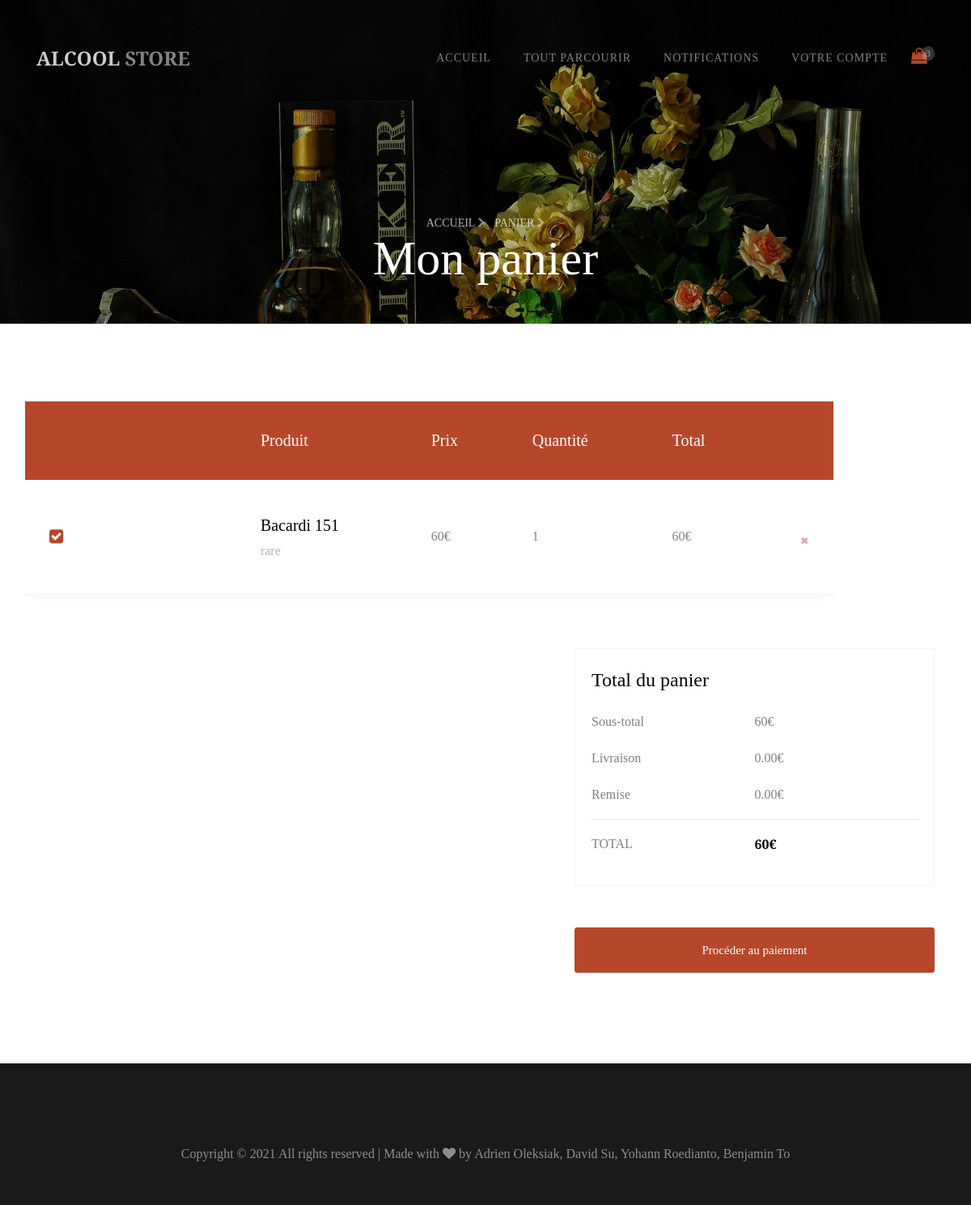
/panier.php, run on an earlier commit of the app's database.
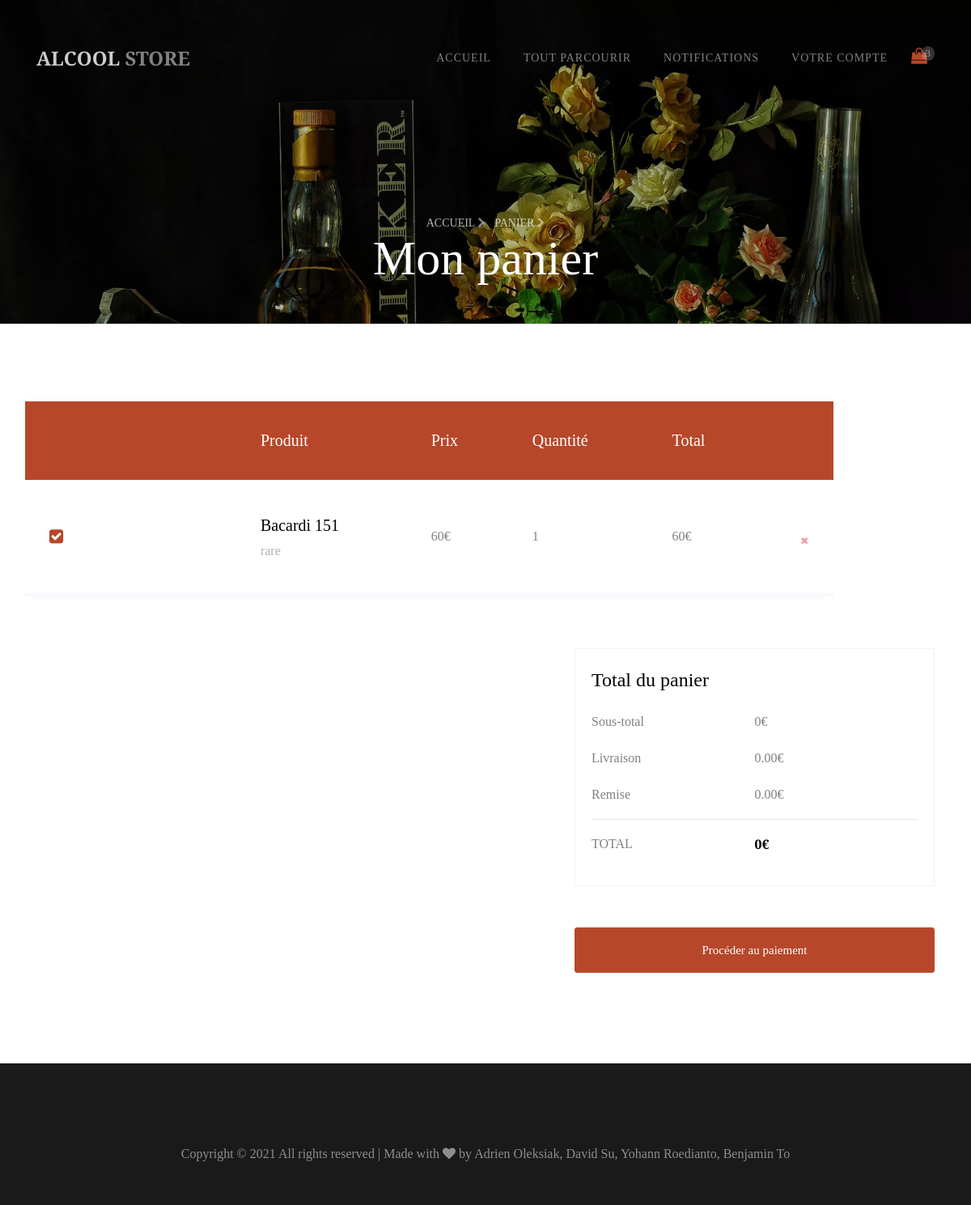
And on a later commit of the database.
### tables this page shows
CREATE TABLE IF NOT EXISTS `objet` (
  `idObjet` int(11) NOT NULL,
  `idVendeur` int(11) NOT NULL,
  `nomObjet` varchar(255) NOT NULL,
  `debutEnchere` date NOT NULL,
  `finEnchere` date NOT NULL,
  `prixObjet` int(11) NOT NULL,
  `volume` int(11) NOT NULL,
  `photo1` varchar(255) NOT NULL,
  `photo2` varchar(255) NOT NULL,
  `photo3` varchar(255) NOT NULL,
  `video` varchar(255) NOT NULL,
  `typeAchat` enum('immediat','transaction','meilleurOffre') NOT NULL,
  `rarete` enum('regulier','hautDeGamme','rare') NOT NULL,
  `categorie` varchar(255) NOT NULL,
  PRIMARY KEY (`idObjet`),
  KEY `idVendeur` (`idVendeur`)
);

CREATE TABLE IF NOT EXISTS `ajoutpanier` (
  `idObjet` int(11) NOT NULL,
  `idPanier` int(11) NOT NULL,
  `quantite` int(11) NOT NULL,
  `nombreEnchere` int(11) NOT NULL,
  `prixEnchere` int(11) NOT NULL,
  KEY `idObjet` (`idObjet`),
  KEY `idPanier` (`idPanier`)
);

CREATE TABLE IF NOT EXISTS `panier` (
  `idPanier` int(11) NOT NULL,
  `idAcheteur` int(11) NOT NULL,
  `prixPanier` int(11) NOT NULL,
  PRIMARY KEY (`idPanier`),
  KEY `idAcheteur` (`idAcheteur`)
);

### panier.php (the view, shortened to what this page needs)
<?php
$db_handle = mysqli_connect('localhost', 'root', '');
$user="";
$sql = "SELECT * FROM acheteur WHERE connexion = '1'";
$result = mysqli_query($db_handle, $sql);
if(mysqli_num_rows($result) != 0)
{
 $user = mysqli_fetch_assoc($result);
}
$idPanier = $user['idPanier'];
$sql3 = "SELECT DISTINCT O.idObjet, O.nomObjet, O.prixObjet, O.photo1, O.typeAchat, O.rarete FROM objet O, ajoutpanier A WHERE A.idPanier = $idPanier AND O.idObjet = A.idObjet";
$result3 = mysqli_query($db_handle, $sql3);
while ($product = mysqli_fetch_assoc($result3)) {
    $products[] = $product;
}
?>
<!DOCTYPE html>
<html lang="fr">
<head>
    <link rel="stylesheet" href="https://stackpath.bootstrapcdn.com/font-awesome/4.7.0/css/font-awesome.min.css">
    <link rel="stylesheet"
        href="https://cdnjs.cloudflare.com/ajax/libs/bootstrap-select/1.13.1/css/bootstrap-select.min.css">
    <link rel="stylesheet" href="style.css" />
</head>
<body>
    <nav class="navbar navbar-expand-lg navbar-dark ftco_navbar bg-dark ftco-navbar-light" id="ftco-navbar">
        <div class="container">
            <a class="navbar-brand" href="accueil.html">Alcool <span>store</span></a>
            <div class="order-lg-last btn-group">
                <a href="panier.html" class="btn-cart dropdown-toggle dropdown-toggle-split">
                    <span class="fa fa-shopping-bag"></span>
                    <div class="d-flex justify-content-center align-items-center"><small>3</small></div>
                </a>
            </div>
            <div class="collapse navbar-collapse" id="ftco-nav">
                <ul class="navbar-nav ml-auto">
                    <li class="nav-item"><a href="accueil.html" class="nav-link">Accueil</a></li>
                    <li class="nav-item"><a href="parcourir.php" class="nav-link">Tout parcourir</a></li>
                    <li class="nav-item	"><a href="notifications.html" class="nav-link">Notifications</a></li>
                    <li class="nav-item"><a href="login.html" class="nav-link">Votre compte</a></li>
                </ul>
            </div>
        </div>
    </nav>
    <section class="hero-wrap hero-wrap-2" style="background-image:url(images/bg_2.webp)"
        data-stellar-background-ratio="0.5">
        <div class="overlay"></div>
        <div class="container">
            <div class="row no-gutters slider-text align-items-end justify-content-center">
                <div class="col-md-9 ftco-animate mb-5 text-center">
                    <p class="breadcrumbs mb-0"><span class="mr-2"><a href="accueil.html">Accueil <i
                                    class="fa fa-chevron-right"></i></a></span> <span>Panier <i
                                class="fa fa-chevron-right"></i></span></p>
                    <h2 class="mb-0 bread">Mon panier</h2>
                </div>
            </div>
        </div>
    </section>
    <section class="ftco-section">
        <div class="container">
            <div class="row">
                <div class="table-wrap">
                    <table class="table">
                        <thead class="thead-primary">
                            <tr>
                                <th>&nbsp;</th>
                                <th>&nbsp;</th>
                                <th>Produit</th>
                                <th>Prix</th>
                                <th>Quantité</th>
                                <th>Total</th>
                                <th>&nbsp;</th>
                            </tr>
                        </thead>
                        <tbody>
                        <?php foreach($products as $product) : ?>
                            <?php
                               $id = $product['idObjet'];
                               $sql4 = "SELECT quantite FROM ajoutpanier WHERE idObjet LIKE $id AND idPanier LIKE $idPanier";
                               $qte = mysqli_query($db_handle, $sql4);
                               $qteact = mysqli_fetch_array($qte);
                            ?>
                            <tr class="alert" role="alert">
                                <td>
                                </td>
                                <td>
                                    <div class="img"
                                        style="background-image:url(images/<?php echo $product['photo1']?>)">
                                    </div>
                                </td>
                                <td>
                                    <div class="email">
                                        <span><?php echo $product['nomObjet'] ?></span>
                                        <span><?php echo $product['rarete'] ?></span>
                                    </div>
                                </td>
                                <td><?php echo $product['prixObjet'] ?>€</td>
                                <td>
                                    <div class="quantity">
                                        <span><?php echo $qteact[0] ?></span>
                                    </div>
                                </td>
                                     <td><?php echo $product['prixObjet']*$qteact[0] . "€" ?></td>
                                <td>
                                    <button type="button" class="close" data-dismiss="alert" aria-label="Close">
                                        <span aria-hidden="true"><i class="fa fa-close"></i></span>
                                    </button>
                                </td>
                            </tr>
                            <?php endforeach ?>
                        </tbody>
                    </table>
                </div>
            </div>
            <?php
            $sql0 = "SELECT * FROM panier WHERE idPanier = $idPanier";
            $res = mysqli_query($db_handle, $sql0);
            $prix = mysqli_fetch_assoc($res);
            ?>
            <div class="row justify-content-end">
                <div class="col col-lg-5 col-md-6 mt-5 cart-wrap">
                    <div class="cart-total mb-3">
                        <h3>Total du panier</h3>
                        <p class="d-flex">
                            <span>Sous-total</span>
                            <span><?php echo $prix['prixPanier'] ?>€</span>
                        </p>
                        <p class="d-flex">
                            <span>Livraison</span>
                            <span>0.00€</span>
                        </p>
                        <p class="d-flex">
                            <span>Remise</span>
                            <span>0.00€</span>
                        </p>
                        <hr>
                        <p class="d-flex total-price">
                            <span>Total</span>
                            <span><?php echo $prix['prixPanier'] ?>€</span>
                        </p>
                    </div>
                    <form action="checkout.php" method="post" class="text-align-center">
                      <p class="text-center"><button type="submit" name="paiement" class="btn btn-primary py-3 px-4">Procéder au paiement</button></p>
                    </form>
                </div>
            </div>
        </div>
    </section>
    <footer class="ftco-footer">
        <div class="container-fluid px-0 py-5">
            <div class="container">
                <div class="row">
                    <div class="col-md-12">
                        <p class="mb-0 text-center" style="color: rgba(255,255,255,.5);">
                            Copyright &copy;
                            <script>document.write(new Date().getFullYear());</script> All rights reserved | Made with <i class="fa fa-heart color-danger" aria-hidden="true"></i> by Adrien Oleksiak, David Su, Yohann Roedianto, Benjamin To</a>
                        </p>
                    </div>
                </div>
            </div>
        </div>
    </footer>
</body>
</html>

What changed in the data, as far as the page shows it:
changed panier: prixPanier "60" → "0"
